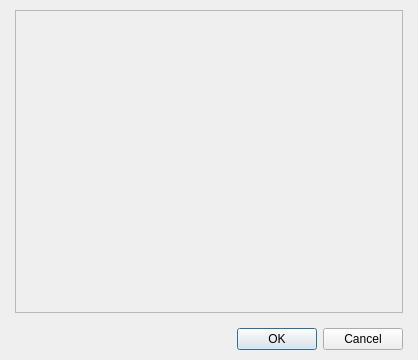
<?xml version="1.0" encoding="UTF-8"?>
<ui version="4.0">
 <class>DialogTilesetTexture</class>
 <widget class="QDialog" name="DialogTilesetTexture">
  <property name="geometry">
   <rect>
    <x>0</x>
    <y>0</y>
    <width>418</width>
    <height>360</height>
   </rect>
  </property>
  <property name="windowTitle">
   <string>Select a tileset rect...</string>
  </property>
  <layout class="QGridLayout" name="gridLayout_2">
   <property name="leftMargin">
    <number>15</number>
   </property>
   <property name="topMargin">
    <number>10</number>
   </property>
   <property name="rightMargin">
    <number>15</number>
   </property>
   <property name="bottomMargin">
    <number>10</number>
   </property>
   <item row="0" column="0">
    <layout class="QVBoxLayout" name="verticalLayout">
     <property name="spacing">
      <number>15</number>
     </property>
     <item>
      <widget class="QScrollArea" name="scrollArea">
       <property name="widgetResizable">
        <bool>true</bool>
       </property>
       <widget class="QWidget" name="scrollAreaWidgetContents">
        <property name="geometry">
         <rect>
          <x>0</x>
          <y>0</y>
          <width>384</width>
          <height>296</height>
         </rect>
        </property>
        <layout class="QGridLayout" name="gridLayout">
         <item row="0" column="0">
          <widget class="WidgetTilesetSelector" name="widget" native="true"/>
         </item>
         <item row="1" column="0">
          <spacer name="verticalSpacer">
           <property name="orientation">
            <enum>Qt::Vertical</enum>
           </property>
           <property name="sizeHint" stdset="0">
            <size>
             <width>20</width>
             <height>40</height>
            </size>
           </property>
          </spacer>
         </item>
         <item row="1" column="1">
          <spacer name="horizontalSpacer">
           <property name="orientation">
            <enum>Qt::Horizontal</enum>
           </property>
           <property name="sizeHint" stdset="0">
            <size>
             <width>40</width>
             <height>20</height>
            </size>
           </property>
          </spacer>
         </item>
        </layout>
       </widget>
      </widget>
     </item>
     <item>
      <widget class="QDialogButtonBox" name="buttonBox">
       <property name="orientation">
        <enum>Qt::Horizontal</enum>
       </property>
       <property name="standardButtons">
        <set>QDialogButtonBox::Cancel|QDialogButtonBox::Ok</set>
       </property>
      </widget>
     </item>
    </layout>
   </item>
  </layout>
 </widget>
 <customwidgets>
  <customwidget>
   <class>WidgetTilesetSelector</class>
   <extends>QWidget</extends>
   <header>widgettilesetselector.h</header>
   <container>1</container>
  </customwidget>
 </customwidgets>
 <resources/>
 <connections>
  <connection>
   <sender>buttonBox</sender>
   <signal>accepted()</signal>
   <receiver>DialogTilesetTexture</receiver>
   <slot>accept()</slot>
   <hints>
    <hint type="sourcelabel">
     <x>248</x>
     <y>254</y>
    </hint>
    <hint type="destinationlabel">
     <x>157</x>
     <y>274</y>
    </hint>
   </hints>
  </connection>
  <connection>
   <sender>buttonBox</sender>
   <signal>rejected()</signal>
   <receiver>DialogTilesetTexture</receiver>
   <slot>reject()</slot>
   <hints>
    <hint type="sourcelabel">
     <x>316</x>
     <y>260</y>
    </hint>
    <hint type="destinationlabel">
     <x>286</x>
     <y>274</y>
    </hint>
   </hints>
  </connection>
 </connections>
</ui>
